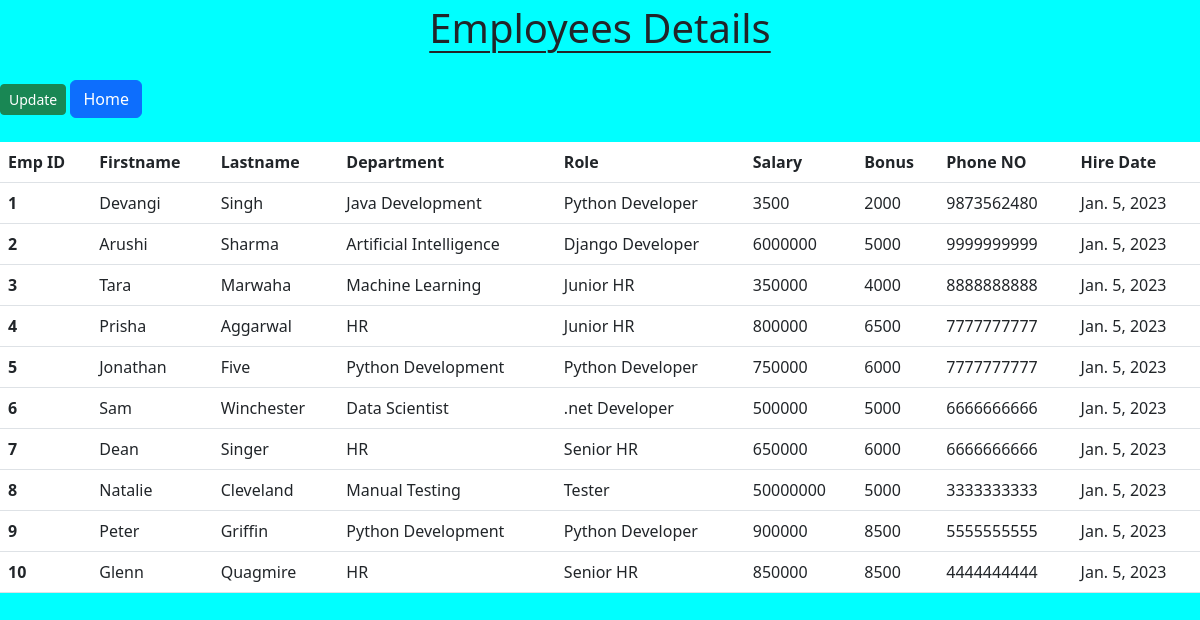
The app's page /all-emp, older data.
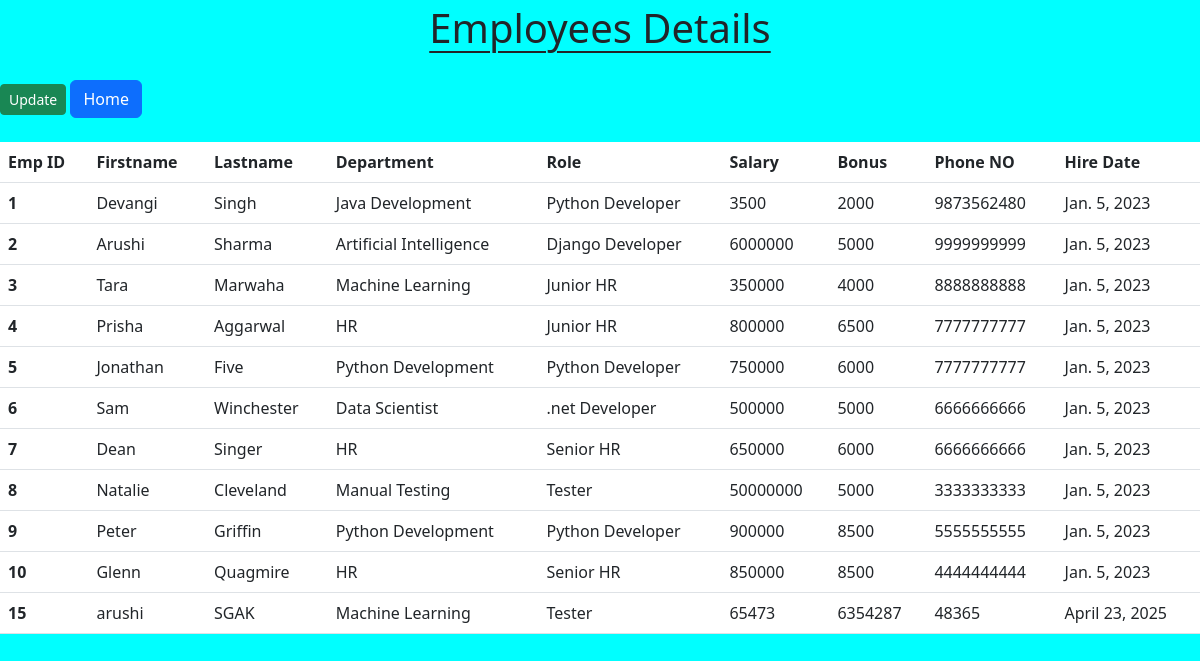
The same page, newer data.
### emp_app/models.py (models this page shows, shortened)
class Employee(models.Model):
    emp_id = models.AutoField(primary_key=True)
    first_name = models.CharField(max_length=50, null=False)
    last_name = models.CharField(max_length=50)
    dept = models.ForeignKey(Department, on_delete=models.CASCADE)
    salary = models.IntegerField(default=0)
    bonus = models.IntegerField(default=0)
    role = models.ForeignKey(Role, on_delete=models.CASCADE)
    phone_num = models.IntegerField(default=0)
    hire_date = models.DateField()

class Department(models.Model):
    name = models.CharField(max_length=50, null=False)
    location = models.CharField(max_length=100)

class Role(models.Model):
    name = models.CharField(max_length=50, null=False)

### emp_app/views.py (the view)
# urls.py: path('all-emp', views.allEmp, name='all-emp'),
def allEmp(request):
    emps = Employee.objects.all()
    context = {
        'emps' : emps
    }
    return render(request, 'all_emp.html', context)

### emp_app/templates/all_emp.html (shortened to what this page needs)
<!doctype html>
<html lang="en">
  <head>
    <link href="https://cdn.jsdelivr.net/npm/bootstrap@5.3.0-alpha1/dist/css/bootstrap.min.css" rel="stylesheet">
  </head>
  <body>
    <h1 class="text-center AED my-1">Employees Details</h1>
    <br>
    <a href="/emp/update-emp/{{e.id}}" class="btn btn-success btn-sm">Update</a>
    <a href="{% url 'index' %}" class="btn btn-primary">Home</a>
    <table class="table my-4">
      <thead>
        <tr>
          <th scope="col">Emp ID</th>
            <th scope="col">Firstname</th>
            <th scope="col">Lastname</th>
            <th scope="col">Department</th>
            <th scope="col">Role</th>
            <th scope="col">Salary</th>
            <th scope="col">Bonus</th>
            <th scope="col">Phone NO</th>
            <th scope="col">Hire Date</th>
          </tr>
        </thead>
        <tbody>
          {% for emp in emps %}
          <tr>
            <th scope="row">{{emp.emp_id}}</th>
            <td>{{emp.first_name}}</td>
            <td>{{emp.last_name}}</td>
            <td>{{emp.dept.name}}</td>
            <td>{{emp.role.name}}</td>
            <td>{{emp.salary}}</td>
            <td>{{emp.bonus}}</td>
            <td>{{emp.phone_num}}</td>
            <td>{{emp.hire_date}}</td>
          </tr>
          {% endfor %}
        </tbody>
      </table>
  </body>
</html>

Row changes from the older to the newer data that the page shows:
added Employee: emp_id "15", first_name "arushi", last_name "SGAK", dept.name "Machine Learning", role.name "Tester", salary "65473", bonus "6354287", phone_num "48365", hire_date "April 23, 2025"
